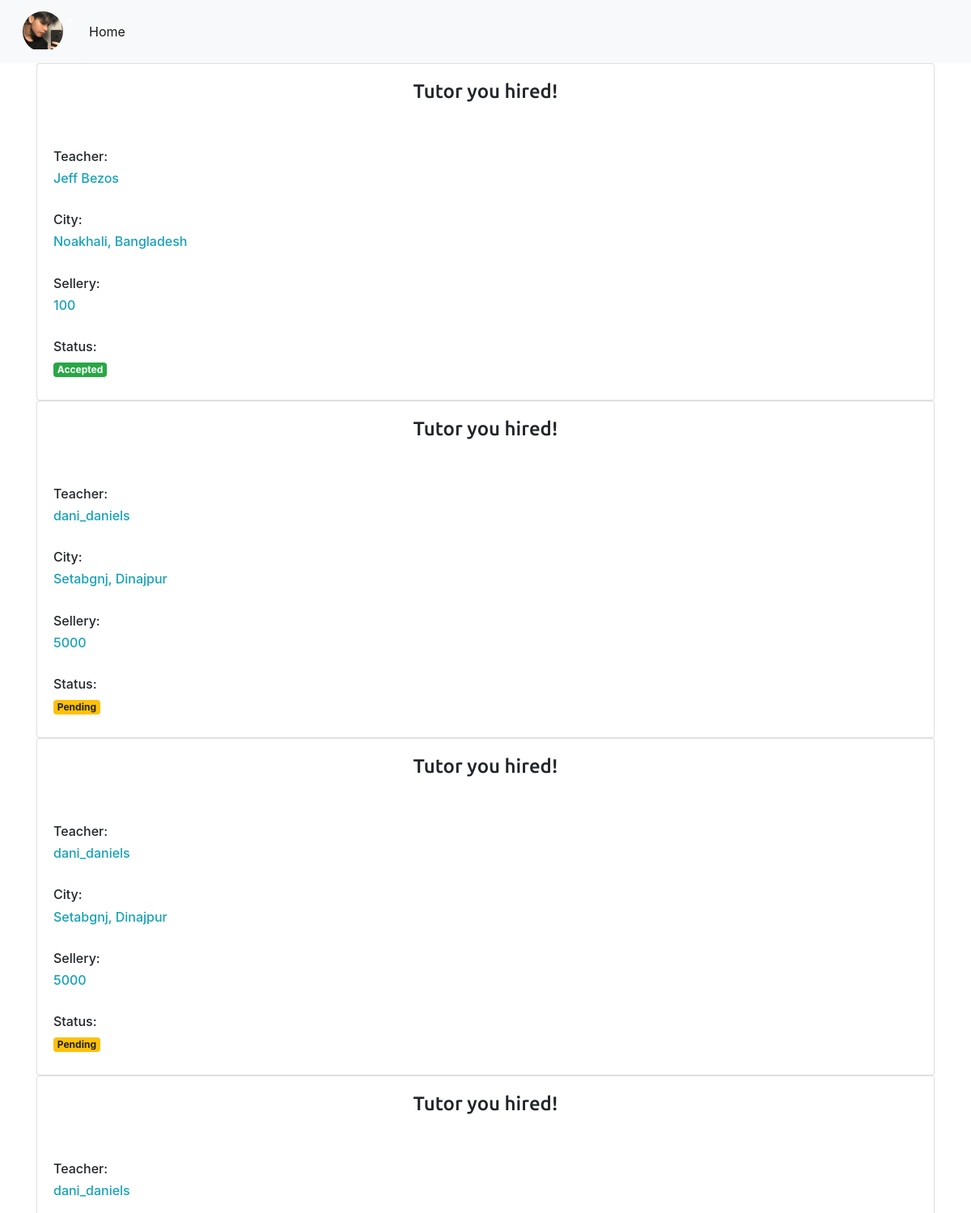
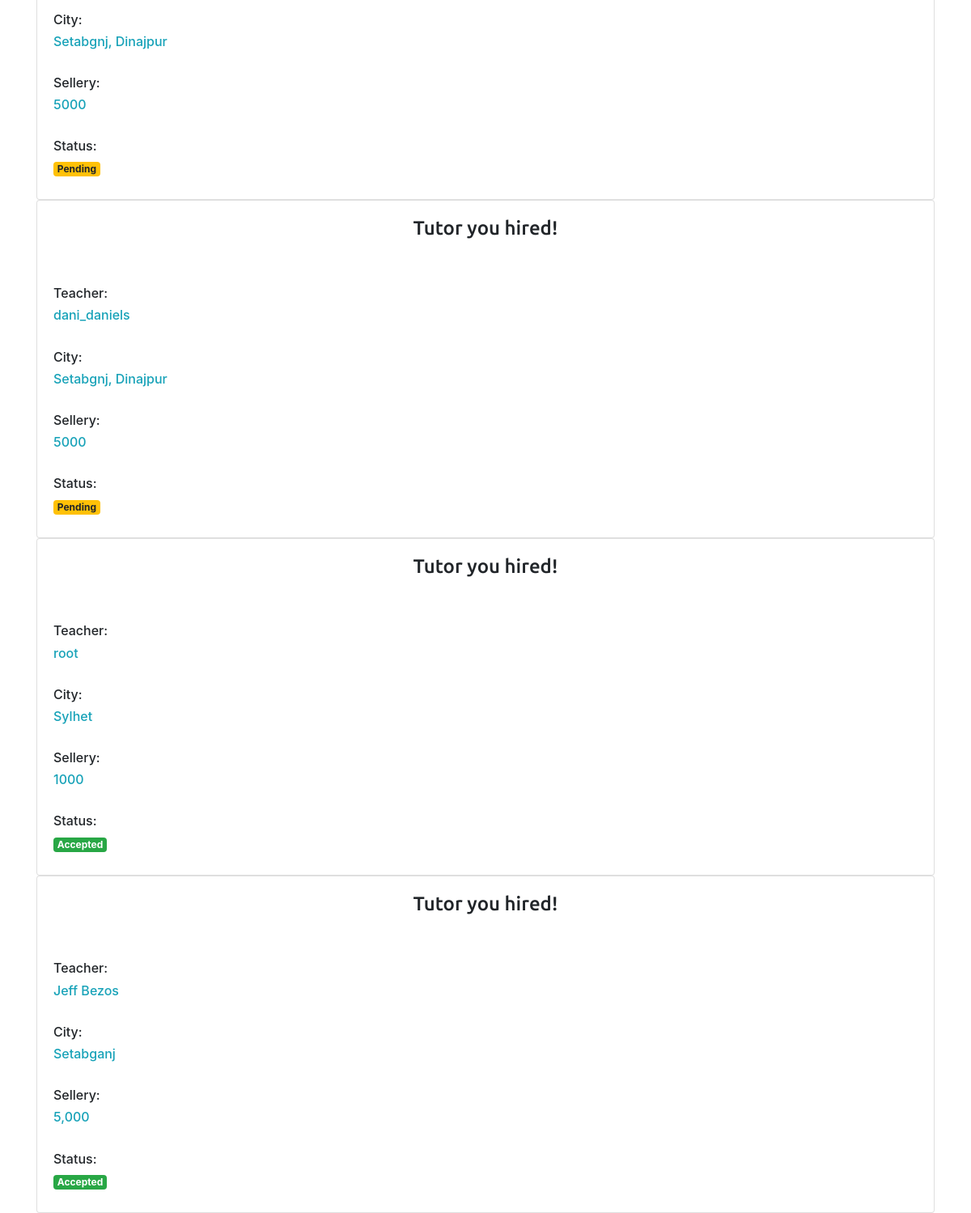
/student-hire (signed in), run on the app's committed database (2 pictures, top to bottom).
### account/models.py (models this page shows)
class User(AbstractUser):
	is_teacher = models.BooleanField(default=False)
	is_student = models.BooleanField(default=False)

### student/models.py (models this page shows, shortened)
class Student(models.Model):
	user = models.OneToOneField(User, on_delete=models.CASCADE)
	profile_pic = models.FileField(upload_to='media/students', default='static/stud.jpg', null=True)
	city = models.CharField(max_length=30, null=True)
	bio = models.TextField(null=True)

class Order(models.Model):
	teacher = models.ForeignKey(User, on_delete= models.CASCADE, related_name='teacherorder')
	student = models.ForeignKey(User, on_delete= models.CASCADE, related_name='studentorder')
	city = models.CharField(max_length=30)
	sellery = models.CharField(max_length=5)
	days = models.CharField(max_length=50)
	status = models.BooleanField(default=False)

### account/decorators.py (the view)
	def wrap(request, *args, **kwargs):
		if request.user.is_student:
			return func(request, *args, **kwargs)
		else:
			return redirect('/')

### student/views.py (called while the page is built)
@student_only
def hiringInfo(request):
	allOrders = Order.objects.filter(student=request.user).order_by('-id')
	context = { 'allorders': allOrders }
	return render(request, 'student/hireinfo.html', context)

### templates/student/hireinfo.html (shortened to what this page needs)
 {% extends 'base.html' %}
 {% block body %}
     <div class="container">
     {% for order in allorders %}
    <div class="card">
  <div class="card-body">
    <center>
      <h4>Tutor you hired!</h4>
    </center>
    <br />
    <br />
    <h6 class="">Teacher:</h6>
    <h6 class="text-info">{{order.teacher}}</h6>
    <br />
       <h6 class="">City:</h6>
    <h6 class="text-info">{{order.city}}</h6>
    <br />
           <h6 class="">Sellery:</h6>
    <h6 class="text-info">{{order.sellery}}</h6>
    <br />
    <h6>Status:</h6>
    {% if order.status %}
     <h6> <span class="badge badge-success text-white">Accepted</span> </h6>
     {% else %}
      <h6> <span class="badge badge-warning">Pending</span> </h6>
      {% endif %}
  </div>
</div>
{% endfor %}
    </div>
 {% endblock %}

### templates/base.html (shortened to what this page needs)
<!doctype html>
<html lang="en">
  <head>
  {% load static %}
    <link rel="stylesheet" href="https://stackpath.bootstrapcdn.com/bootstrap/4.3.1/css/bootstrap.min.css">
  </head>
  <body class="">
    <nav class="navbar navbar-expand-lg navbar-light bg-light">
  {% if user.is_authenticated %}
{% if user.is_student %}
  <div class="bg-light dropdown">
  <button class="bg-light border-0 shadow-none btn btn-secondary dropdown-toggle" type="button" id="dropdownMenuButton" data-toggle="dropdown" aria-haspopup="true" aria-expanded="false">
    <div class="circular">
    {% if user.student.profile_pic %}
    <img src="{{user.student.profile_pic.url}}">
    {% endif %}
    </div>
  </button>
</div>
{% endif %}
  {% else %}
  <a class="ml-auto btn btn-outline-info btn-sm" href="{% url 'join' %}">Join</a>
    <a class="ml-1 btn btn-info btn-sm" href="{% url 'login' %}">Login</a>
    {% endif %}
  <div class="collapse navbar-collapse" id="navbarTogglerDemo03">
    <ul class="navbar-nav mr-auto mt-2 mt-lg-0">
      <li class="nav-item active">
        <a class="nav-link" href="{% url 'home' %}">Home <span class="sr-only">(current)</span></a>
      </li>
    </ul>
  </div>
</nav>
    {% block body %}
    {% endblock %}
  </body>
</html>

### templates/base.html (style rules this page uses)
a { text-decoration: none; }
h4 { font-family: 'Ubuntu', sans-serif; }
.circular { float: left; width: 50px; height: 50px; -webkit-border-radius: 50%; -moz-border-radius: 50%; border-radius: 50%; overflow:hidden; }
.circular img { width:100%; }

### data on the page
User: student.profile_pic (picture)
Order: teacher "Jeff Bezos", city "Noakhali, Bangladesh", sellery "100", status "Accepted"
Order: teacher "dani_daniels", city "Setabgnj, Dinajpur", sellery "5000", status "Pending"
Order: teacher "dani_daniels", city "Setabgnj, Dinajpur", sellery "5000", status "Pending"
Order: teacher "dani_daniels", city "Setabgnj, Dinajpur", sellery "5000", status "Pending"
Order: teacher "dani_daniels", city "Setabgnj, Dinajpur", sellery "5000", status "Pending"
Order: teacher "root", city "Sylhet", sellery "1000", status "Accepted"
Order: teacher "Jeff Bezos", city "Setabganj", sellery "5,000", status "Accepted"
